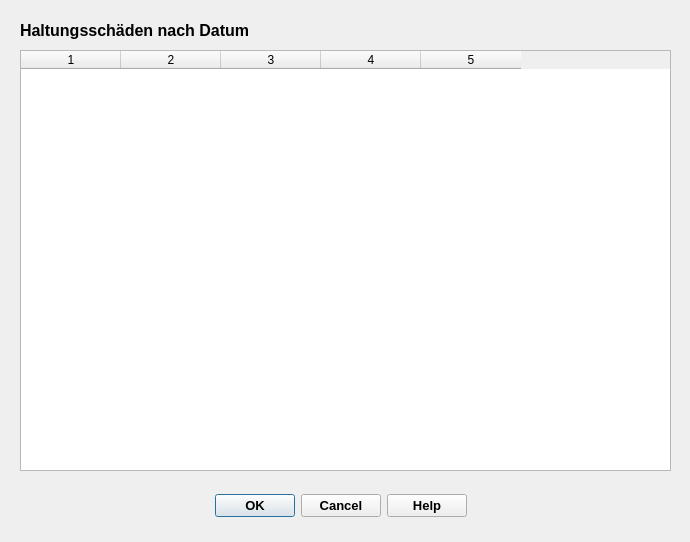
<?xml version="1.0" encoding="UTF-8"?>
<ui version="4.0">
 <class>Show_Damages</class>
 <widget class="QDialog" name="Show_Damages">
  <property name="geometry">
   <rect>
    <x>0</x>
    <y>0</y>
    <width>690</width>
    <height>542</height>
   </rect>
  </property>
  <property name="minimumSize">
   <size>
    <width>690</width>
    <height>400</height>
   </size>
  </property>
  <property name="windowTitle">
   <string>Erzeugen von unbefestigten Flächen</string>
  </property>
  <property name="windowIcon">
   <iconset>
    <normaloff>../../QKan.png</normaloff>../../QKan.png</iconset>
  </property>
  <widget class="QDialogButtonBox" name="button_box">
   <property name="geometry">
    <rect>
     <x>200</x>
     <y>490</y>
     <width>281</width>
     <height>32</height>
    </rect>
   </property>
   <property name="font">
    <font>
     <family>Tahoma</family>
     <pointsize>10</pointsize>
     <weight>75</weight>
     <bold>true</bold>
    </font>
   </property>
   <property name="toolTip">
    <string>&lt;html&gt;&lt;head/&gt;&lt;body&gt;&lt;p&gt;Bearbeitung starten ...&lt;/p&gt;&lt;/body&gt;&lt;/html&gt;</string>
   </property>
   <property name="orientation">
    <enum>Qt::Horizontal</enum>
   </property>
   <property name="standardButtons">
    <set>QDialogButtonBox::Cancel|QDialogButtonBox::Help|QDialogButtonBox::Ok</set>
   </property>
   <property name="centerButtons">
    <bool>true</bool>
   </property>
  </widget>
  <widget class="QTableWidget" name="tw_selAbflparamTeilgeb">
   <property name="geometry">
    <rect>
     <x>20</x>
     <y>50</y>
     <width>651</width>
     <height>421</height>
    </rect>
   </property>
   <property name="toolTip">
    <string>&lt;html&gt;&lt;head/&gt;&lt;body&gt;&lt;p&gt;Auswahl Haltungsflächenarten. Strg + Klick ändert Auswahlstatus, Shift + Klick erweitert Auswahlbereich&lt;/p&gt;&lt;/body&gt;&lt;/html&gt;</string>
   </property>
   <property name="statusTip">
    <string>Auswahl Haltungsflächenarten. Strg + Klick ändert Auswahlstatus, Shift + Klick erweitert Auswahlbereich</string>
   </property>
   <property name="selectionBehavior">
    <enum>QAbstractItemView::SelectRows</enum>
   </property>
   <property name="columnCount">
    <number>5</number>
   </property>
   <column/>
   <column/>
   <column/>
   <column/>
   <column/>
  </widget>
  <widget class="QLabel" name="label_4">
   <property name="geometry">
    <rect>
     <x>20</x>
     <y>10</y>
     <width>421</width>
     <height>41</height>
    </rect>
   </property>
   <property name="font">
    <font>
     <family>Tahoma</family>
     <pointsize>12</pointsize>
     <weight>75</weight>
     <bold>true</bold>
    </font>
   </property>
   <property name="text">
    <string>Haltungsschäden nach Datum</string>
   </property>
   <property name="textFormat">
    <enum>Qt::RichText</enum>
   </property>
   <property name="wordWrap">
    <bool>true</bool>
   </property>
  </widget>
 </widget>
 <resources/>
 <connections>
  <connection>
   <sender>button_box</sender>
   <signal>accepted()</signal>
   <receiver>Show_Damages</receiver>
   <slot>accept()</slot>
   <hints>
    <hint type="sourcelabel">
     <x>265</x>
     <y>205</y>
    </hint>
    <hint type="destinationlabel">
     <x>275</x>
     <y>117</y>
    </hint>
   </hints>
  </connection>
  <connection>
   <sender>button_box</sender>
   <signal>rejected()</signal>
   <receiver>Show_Damages</receiver>
   <slot>reject()</slot>
   <hints>
    <hint type="sourcelabel">
     <x>265</x>
     <y>205</y>
    </hint>
    <hint type="destinationlabel">
     <x>275</x>
     <y>117</y>
    </hint>
   </hints>
  </connection>
 </connections>
</ui>
